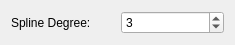
<?xml version="1.0" encoding="UTF-8"?>
<ui version="4.0">
 <class>SettingsWidgetForm</class>
 <widget class="QWidget" name="SettingsWidgetForm">
  <property name="geometry">
   <rect>
    <x>0</x>
    <y>0</y>
    <width>235</width>
    <height>40</height>
   </rect>
  </property>
  <property name="windowTitle">
   <string>Algorithm Settings</string>
  </property>
  <layout class="QVBoxLayout" name="verticalLayout">
   <item>
    <layout class="QHBoxLayout" name="horizontalLayout">
     <item>
      <widget class="QLabel" name="splineDegreeLabel">
       <property name="text">
        <string>Spline Degree:</string>
       </property>
      </widget>
     </item>
     <item>
      <widget class="QSpinBox" name="splineDegreeSpinBox">
       <property name="minimum">
        <number>1</number>
       </property>
       <property name="maximum">
        <number>4</number>
       </property>
       <property name="value">
        <number>3</number>
       </property>
      </widget>
     </item>
    </layout>
   </item>
  </layout>
 </widget>
 <resources/>
 <connections/>
</ui>
